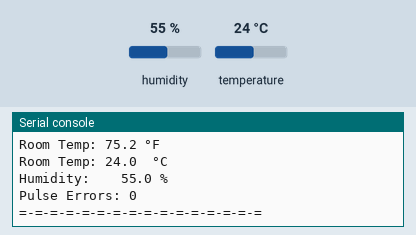
This program was run on a simulated Raspberry Pi Pico running MicroPython. Shown: the last lines printed to the serial console. Inputs (shaded band) come from the test bench; at power-on: humidity 55 %, temperature 24 °C.

Above: at 2.2 s.
2.3 s: humidity set to 22 %
5.3 s: temperature set to 12 °C
At 6.4 s:
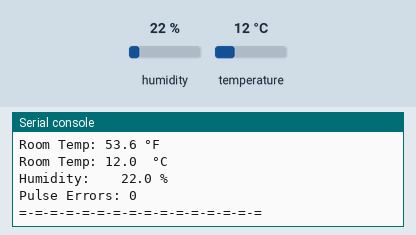
8.3 s: humidity set to 40 %
At 12.3 s:
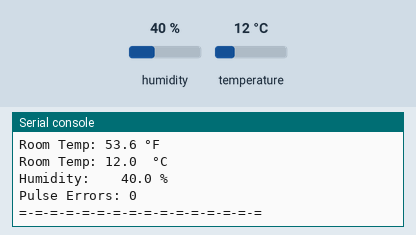
Timing chart, 0 to 13.8 s (numbered marks = the images above; inputs shaded):
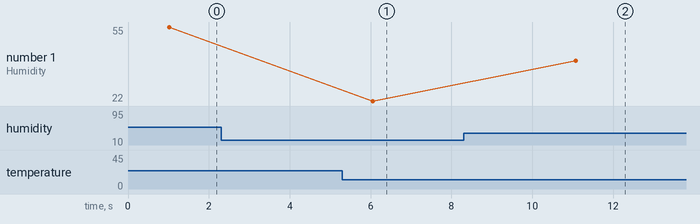

The program:

lesson_20_my_DHT11_code.py
```python
# ***********************************************************
# Lesson 20 12/12/24
# Paul McWhorter's Rpi Pico W lessons. Lesson 20
# This lesson went arrye. No fault of Paul's or SunFounders.
# The DHT11 sensor has some mfg issues. I believe the IC
# being used for the manufacture of this sensor is
# an inferior performer.
# ***********************************************************
import utime as time
from machine import Pin
from dht import DHT11, InvalidPulseCount

# Declare Constants and Pin Functions
entrY = 0 	# I keep track of each successful sensor reading. I do the same for pulse errors. Then compare them.
pulseErrors = 0 # Count bad pulses
piN = Pin(16, Pin.IN,Pin.PULL_DOWN) # The 'Pin.PULL_DOWN' is not needed, I have tried it both
                                    # ways. It works the same either way. Paul puts it in.
# Decalre Device names
pwrLt = Pin ('LED',Pin.OUT)
sensor = DHT11(piN)

def cel_to_fahr(temp_celsius):	# Convert Celcius to Fahrenheight
    temp_fahrenheit = temp_celsius * (9/5) + 32
    return temp_fahrenheit

pwrLt.value(1) # Turn on Power Indicator Light
time.sleep(1)
try: 	# I like to have a power light that indicates that the pico is on and running something.
        # this try loops kills the power light on the Pico when you stop the program.

    # ***Start Main Loop***
    while True:

        try: 	# Every so often the sensor throws a bad pulse error, nature of the sensor.
                # To adjust for this SunFounder uses a try/exception loop to reloop the sensor
                # reading until it gives a proper signal.
            sensor.measure() # Get Temp and Humid readings from sensor
            farNht = cel_to_fahr(sensor.temperature) # Convert celcius to fahrenheit
            entrY = entrY + 1 # Keep a count of read and display loop
            strinG = "Room Temp: {}  °C\nHumidity:    {} %".format(sensor.temperature, sensor.humidity) # Sundfounder's way of printing the data
            # Display Data
            print('=-=-=-=-=-=-=-=-=-=-=-=-=-=-=-=')
            print('Read Sensor #:', entrY, '\nRoom Temp:', farNht, "°F", '\n' + strinG,'\nPulse Errors:', pulseErrors)
            print('=-=-=-=-=-=-=-=-=-=-=-=-=-=-=-=')
        except InvalidPulseCount as e:
            pulseErrors = pulseErrors +1
            entrY = entrY + 1 	# Keep a count of read and display loop. Added this one because the pulse error
                                # in this exception happens outside of the read and display loop.So we need one here.
        time.sleep(5)
    # ***End main Loop***

except KeyboardInterrupt:
    pwrLt.value(0) # Turn off power light 
```

Measured:
- after the input at 5.3 s, the serial console: prints a new line after 0.75 s (image 1)
- after the input at 8.3 s, the serial console: prints a new line after 2.8 s (image 2)
- plotted number 1: 22 → 40 after the input at 8.3 s
